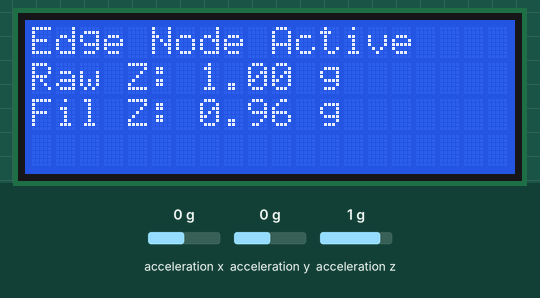
A sketch run on a simulated Arduino Uno, built with avr-gcc and run on an emulated ATmega328P. Parts: 20×4 character LCD. Wiring (inferred from the names in the program): MPU-6050 motion sensor at I2C address 0x68. The inputs (shaded band) are chosen by the test bench; at power-on: acceleration z 1 g, acceleration x 0 g, acceleration y 0 g.

Above: at 1.2 s.
1.3 s: acceleration z set to -0.4 g
At 2.2 s:
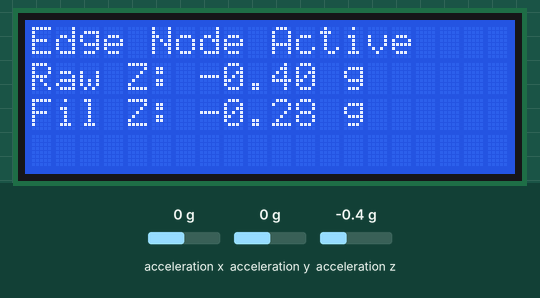
2.8 s: acceleration z set to -0.7 g
At 3.4 s:
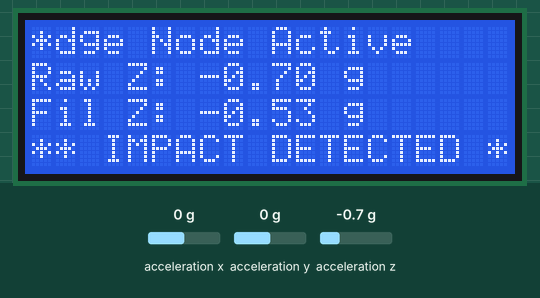
5.6 s: acceleration z set to -1.4 g
At 6.73 s:
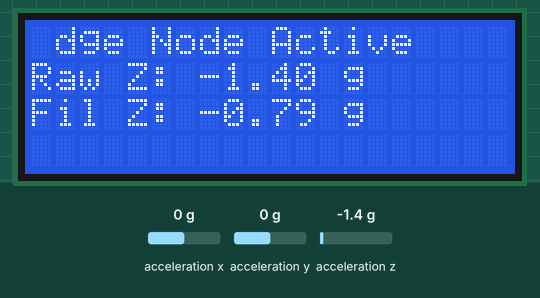
Timing chart, 0 to 8.6 s (numbered marks = the images above; inputs shaded):
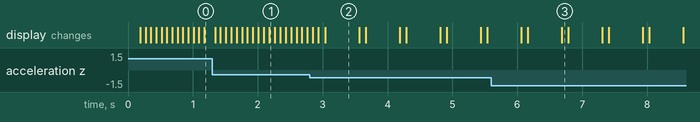

Measured:
- the behaviour switches between -0.5 and -0.6 g on acceleration z (found by bisection; images 1 and 2)
- what the display in image 2 shows lasts 0.6 s, from 3.0 s to 3.6 s

The sketch:

edge.ino
```cpp
#include <Wire.h>
#include <LiquidCrystal_I2C.h> // The LCD library

// Initialize the LCD at standard I2C address 0x27, 20 columns, 4 rows
LiquidCrystal_I2C lcd(0x27, 20, 4);

const int MPU = 0x68; // MPU6050 I2C address
float rawZ = 0;
float filteredZ = 0;
const float alpha = 0.2;

void setup() {
  Wire.begin();

  // 1. Boot up the LCD
  lcd.init();
  lcd.backlight();
  lcd.setCursor(0, 0); // Column 0, Row 0
  lcd.print("Edge Node Active");

  // 2. Boot up the Sensor
  Wire.beginTransmission(MPU);
  Wire.write(0x6B);
  Wire.write(0);
  Wire.endTransmission(true);
}

void loop() {
  // Read the Sensor
  Wire.beginTransmission(MPU);
  Wire.write(0x3F);
  Wire.endTransmission(false);
  Wire.requestFrom(MPU, 2, true);
  rawZ = (Wire.read() << 8 | Wire.read()) / 16384.0;

  // Filter the Data
  filteredZ = (alpha * rawZ) + ((1.0 - alpha) * filteredZ);

  // Print Raw Data to Row 1
  lcd.setCursor(0, 1);
  lcd.print("Raw Z: ");
  lcd.print(rawZ, 2); // Print with 2 decimal places
  lcd.print(" g   "); // Extra spaces clear old characters

  // Print Filtered Data to Row 2
  lcd.setCursor(0, 2);
  lcd.print("Fil Z: ");
  lcd.print(filteredZ, 2);
  lcd.print(" g   ");

  // Logic: Print alert to Row 3 if threshold crossed
  if (filteredZ > 1.5 || filteredZ < -0.5) {
      lcd.setCursor(0, 3);
      lcd.print("** IMPACT DETECTED **");
      delay(500); // Hold the alert on screen
      lcd.setCursor(0, 3);
      lcd.print("                     "); // Clear the alert
  }

  delay(50);
}
```
